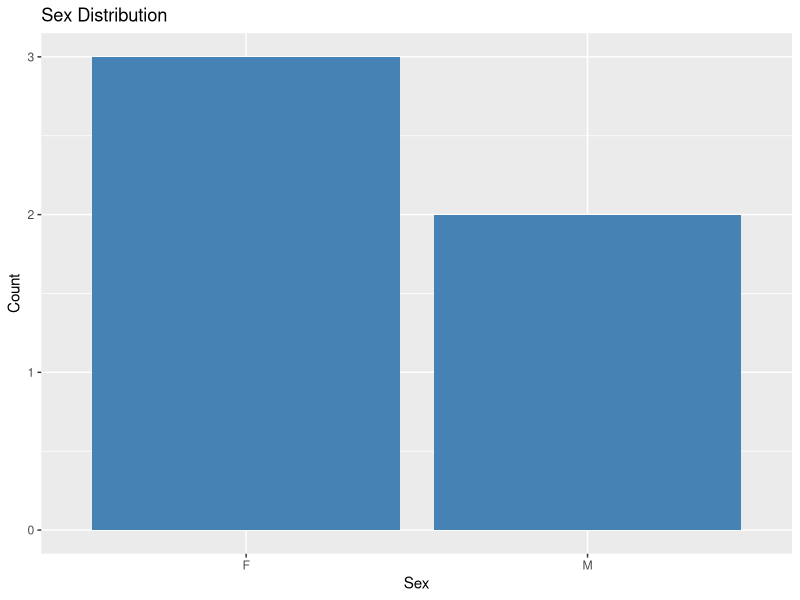

This figure's R source:
## ---- chunk 1
# Create a mock DM dataset
dm <- data.frame(
  USUBJID = c("01-001", "01-002", "01-003", "01-004", "01-005"),
  AGE = c(34, 50, 62, 41, 27),
  SEX = c("M", "F", "M", "F", "F"),
  stringsAsFactors = FALSE
)

# View first few rows
head(dm)
## ---- chunk 2
library(dplyr)

dm <- dm %>%
  mutate(
    AGEGRP = ifelse(AGE < 50, "YOUNG", "OLD"),
    ISFEMALE = ifelse(SEX == "F", "Yes", "No")
  )

dm
## ---- chunk 3
library(labelled)

var_label(dm$AGE) <- "Age at screening"
var_label(dm$SEX) <- "Biological sex"
var_label(dm$AGEGRP) <- "Age category"
var_label(dm$ISFEMALE) <- "Is subject female?"

# Display labelled dataset
dm
## ---- chunk 4
# Summary by AGEGRP
dm %>%
  group_by(AGEGRP) %>%
  summarise(
    n = n(),
    mean_age = mean(AGE),
    sd_age = sd(AGE)
  )
## ---- chunk 5
# Count by SEX
dm %>%
  group_by(SEX) %>%
  summarise(n = n())
## ---- chunk 6
library(haven)

# Create output folder if it doesn't exist
if (!dir.exists("output")) dir.create("output")

# Export
write_xpt(dm, "output/dm_demo.xpt")
## ---- chunk 7
dm <- dm %>%
  mutate(ELDERLY = ifelse(AGE > 60, "Yes", "No"))
## ---- chunk 8
library(ggplot2)

ggplot(dm, aes(x = SEX)) +
  geom_bar(fill = "steelblue") +
  labs(title = "Sex Distribution", x = "Sex", y = "Count")
